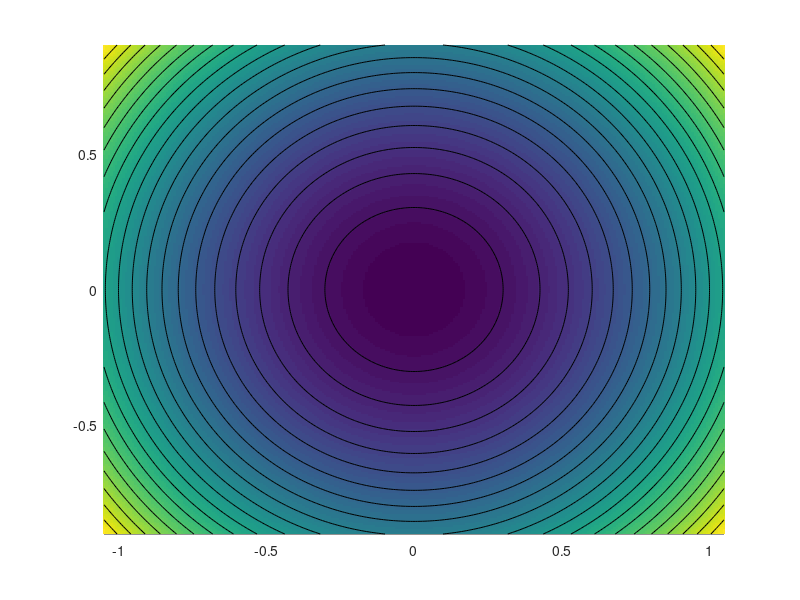

Source code (MATLAB): (Note: this script raises an error after producing the figure.)
%%
% Simple test for Frank-Wolfe algorithm


rep = '../results/frank-wolfe/';
[~,~] = mkdir(rep);

test = 2;

% square
K = [-1-1i; -1+1i; 1+1i; 1-1i];
% polygon
m = 3;
K = exp( 1i*pi/m + 2i*pi * (0:m-1)'/m );

% function 
switch test
    case 1
        p0 = 1+.3i; % target point
    case 2
        p0 = 0;
end

f = @(z)1/2*abs(z-p0).^2;
df = @(z)z-p0;

dotp = @(u,v)real(u*conj(v));

% draw
q = 256;
x = linspace(-1.05,1.05,q);
y = linspace(-.9,.9,q);
[Y,X] = meshgrid(y,x);
F = f(X+1i*Y);


niter = 18;
Z = [];

% initialize farthest possible
[~,i] = max(f(K));
z = K(i);
z = K(2);

clf; hold on;
imagesc(x,y,F');
plot(K([1:end 1]), 'k.-', 'MarkerSize', 25, 'LineWidth', 2);
for i=1:niter
    Z(i) = z;
    d = df(z);
    % find extremal point
    u = K(1); 
    for j=1:length(K)
        if dotp(d,K(j))<dotp(d,u)
            u = K(j);
        end
    end
    % update
    gamma = 2/(2+i);
    z = z + gamma*(u-z);
    % draw
    t = (i-1)/(niter-1);
    plot([Z(end) z], '.-', 'color', [t 0 1-t], 'LineWidth', 2, 'MarkerSize', 25);  
end

clf; hold on;
% background function
r = 20;
imagesc(x,y,F');
contour(x,y,F',r, 'k');
colormap(parula(r+1));
%
plot(K([1:end 1]), 'k.-', 'MarkerSize', 25, 'LineWidth', 2);
plot(real(p0), imag(p0), 'r.',  'MarkerSize', 25);
for i=1:niter-1
    t = (i-1)/(niter-2);
    plot(Z(i:i+1), '.-', 'color', [t 0 1-t], 'LineWidth', 2, 'MarkerSize', 25);    
end
axis off; axis equal
saveas(gcf, [rep 'fw-' num2str(test) '.png']);
